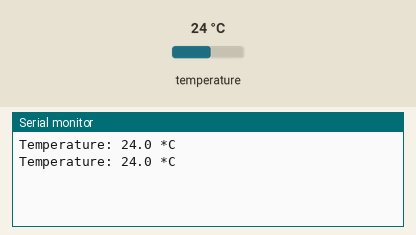
A sketch run on a simulated Arduino Uno, built with avr-gcc and run on an emulated ATmega328P. Parts: the last lines printed to the serial monitor. The test bench sets the inputs (shaded band); at power-on: temperature 24 °C.

Above: at 3.3 s.
3.4 s: temperature set to 12 °C
At 5.5 s:
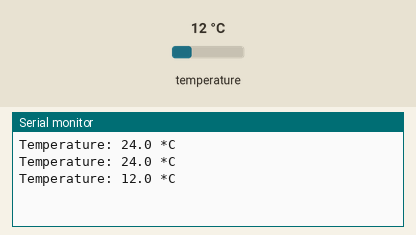
5.9 s: temperature set to 19 °C
At 7.1 s:
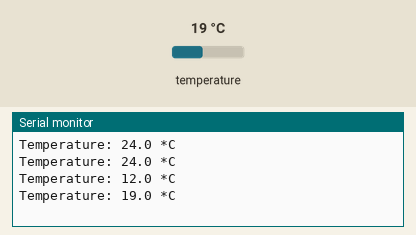
Timing chart, 0 to 8.9 s (numbered marks = the images above; inputs shaded):
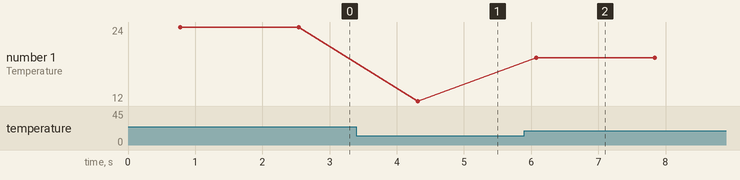

The sketch:

ds18b20_sensor_test.ino
```cpp
/*
  Пример работы с датчиком температуры DS18B20
  Created by Rostislav Varzar
*/

#include <OneWire.h>
#include <DallasTemperature.h>

#define ONE_WIRE_BUS A1
OneWire oneWire(ONE_WIRE_BUS);
DallasTemperature ds_sensors(&oneWire);

void setup() {
  // Инициализация последовательного порта
  Serial.begin(9600);
  // Инициализация датчика
  ds_sensors.begin();
}

void loop() {
  // Измерение
  ds_sensors.requestTemperatures();
  float t = ds_sensors.getTempCByIndex(0);
  // Вывод измеренных значений
  Serial.println("Temperature: " + String(t, 1) + " *C");
  delay(1000);
}
```

Measured:
- after the input at 3.4 s, the serial monitor: prints a new line after 0.91 s (image 1)
- after the input at 5.9 s, the serial monitor: prints a new line after 0.17 s (image 2)
- plotted number 1: 24 → 12 after the input at 3.4 s, 12 → 19 after the input at 5.9 s
